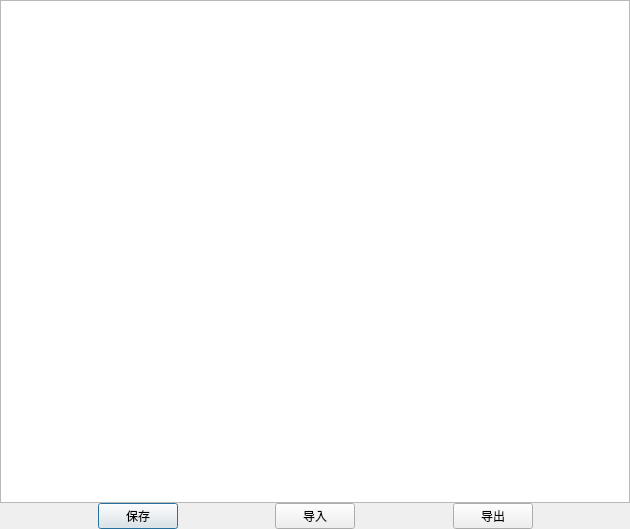
<?xml version="1.0" encoding="UTF-8"?>
<ui version="4.0">
 <class>Dialog</class>
 <widget class="QDialog" name="Dialog">
  <property name="geometry">
   <rect>
    <x>0</x>
    <y>0</y>
    <width>630</width>
    <height>529</height>
   </rect>
  </property>
  <property name="windowTitle">
   <string>Dialog</string>
  </property>
  <layout class="QVBoxLayout" name="verticalLayout">
   <property name="spacing">
    <number>0</number>
   </property>
   <property name="leftMargin">
    <number>0</number>
   </property>
   <property name="topMargin">
    <number>0</number>
   </property>
   <property name="rightMargin">
    <number>0</number>
   </property>
   <property name="bottomMargin">
    <number>0</number>
   </property>
   <item>
    <widget class="QTableWidget" name="contForm"/>
   </item>
   <item>
    <layout class="QHBoxLayout" name="horizontalLayout_7">
     <item>
      <spacer name="horizontalSpacer_3">
       <property name="orientation">
        <enum>Qt::Horizontal</enum>
       </property>
       <property name="sizeHint" stdset="0">
        <size>
         <width>40</width>
         <height>20</height>
        </size>
       </property>
      </spacer>
     </item>
     <item>
      <widget class="QPushButton" name="pb_Save">
       <property name="text">
        <string>保存</string>
       </property>
      </widget>
     </item>
     <item>
      <spacer name="horizontalSpacer_2">
       <property name="orientation">
        <enum>Qt::Horizontal</enum>
       </property>
       <property name="sizeHint" stdset="0">
        <size>
         <width>40</width>
         <height>20</height>
        </size>
       </property>
      </spacer>
     </item>
     <item>
      <widget class="QPushButton" name="pb_Input">
       <property name="text">
        <string>导入</string>
       </property>
      </widget>
     </item>
     <item>
      <spacer name="horizontalSpacer_4">
       <property name="orientation">
        <enum>Qt::Horizontal</enum>
       </property>
       <property name="sizeHint" stdset="0">
        <size>
         <width>40</width>
         <height>20</height>
        </size>
       </property>
      </spacer>
     </item>
     <item>
      <widget class="QPushButton" name="pb_Output">
       <property name="text">
        <string>导出</string>
       </property>
      </widget>
     </item>
     <item>
      <spacer name="horizontalSpacer_5">
       <property name="orientation">
        <enum>Qt::Horizontal</enum>
       </property>
       <property name="sizeHint" stdset="0">
        <size>
         <width>40</width>
         <height>20</height>
        </size>
       </property>
      </spacer>
     </item>
    </layout>
   </item>
  </layout>
 </widget>
 <resources/>
 <connections/>
</ui>
